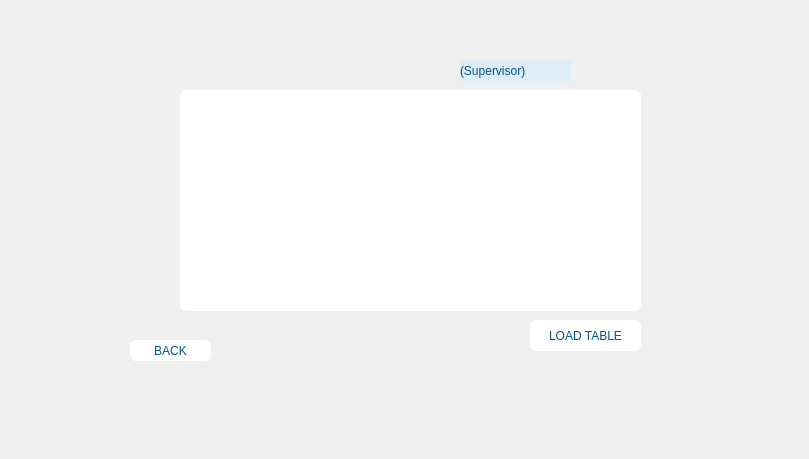
      <widget class="QWidget" name="show_sup">
       <property name="toolTip">
        <string>&lt;html&gt;&lt;head/&gt;&lt;body&gt;&lt;p&gt;&lt;br/&gt;&lt;/p&gt;&lt;/body&gt;&lt;/html&gt;</string>
       </property>
       <widget class="QPushButton" name="pushButton_104">
        <property name="geometry">
         <rect>
          <x>530</x>
          <y>320</y>
          <width>111</width>
          <height>31</height>
         </rect>
        </property>
        <property name="styleSheet">
         <string notr="true">color: rgb(0, 85, 127);
background-color: rgb(255, 255, 255);
font: 700 10pt &quot;Segoe UI&quot;;
border-radius: 6px;</string>
        </property>
        <property name="text">
         <string>LOAD TABLE</string>
        </property>
        <property name="icon">
         <iconset resource="IMAGE.qrc">
          <normaloff>:/pic/images/loading.png</normaloff>:/pic/images/loading.png</iconset>
        </property>
       </widget>
       <widget class="QPushButton" name="pushButton_105">
        <property name="geometry">
         <rect>
          <x>130</x>
          <y>340</y>
          <width>81</width>
          <height>21</height>
         </rect>
        </property>
        <property name="styleSheet">
         <string notr="true">color: rgb(0, 85, 127);
background-color: rgb(255, 255, 255);
font: 700 10pt &quot;Segoe UI&quot;;
border-radius: 6px;</string>
        </property>
        <property name="text">
         <string>BACK</string>
        </property>
       </widget>
       <widget class="QLabel" name="label_122">
        <property name="geometry">
         <rect>
          <x>0</x>
          <y>0</y>
          <width>800</width>
          <height>450</height>
         </rect>
        </property>
        <property name="text">
         <string/>
        </property>
        <property name="pixmap">
         <pixmap resource="IMAGE.qrc">:/pic/images/User.jpg</pixmap>
        </property>
        <property name="scaledContents">
         <bool>true</bool>
        </property>
       </widget>
       <widget class="QTableView" name="tableView_15">
        <property name="geometry">
         <rect>
          <x>180</x>
          <y>90</y>
          <width>461</width>
          <height>221</height>
         </rect>
        </property>
        <property name="styleSheet">
         <string notr="true">background-color: rgb(255, 255, 255);
border-radius: 6px;</string>
        </property>
       </widget>
       <widget class="QLabel" name="label_25">
        <property name="geometry">
         <rect>
          <x>460</x>
          <y>60</y>
          <width>111</width>
          <height>21</height>
         </rect>
        </property>
        <property name="styleSheet">
         <string notr="true">color: rgb(0, 85, 127);
background-color: rgb(222, 237, 250);
font: 12pt &quot;Lucida Calligraphy&quot;;</string>
        </property>
        <property name="text">
         <string>(Supervisor)</string>
        </property>
       </widget>
       <zorder>label_122</zorder>
       <zorder>pushButton_105</zorder>
       <zorder>pushButton_104</zorder>
       <zorder>tableView_15</zorder>
       <zorder>label_25</zorder>
      </widget>
